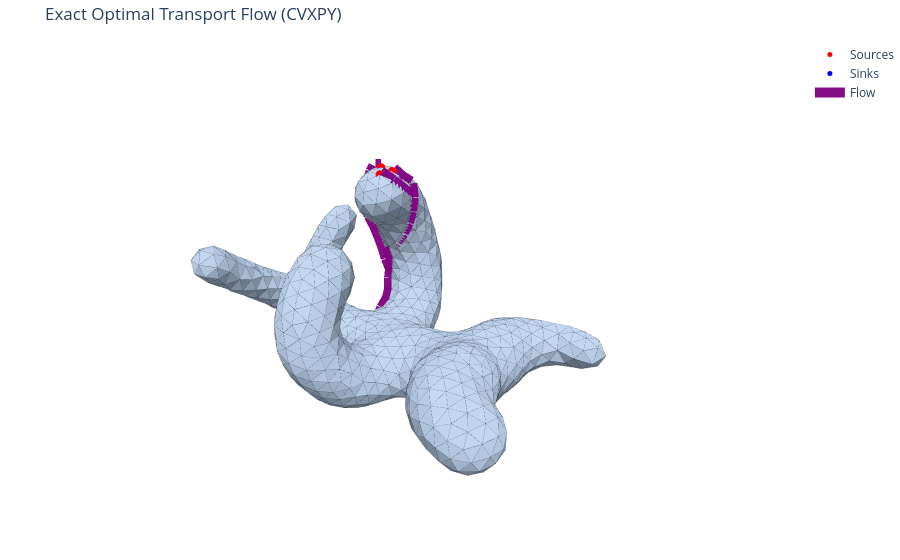

Notebook source saved alongside this figure:
### Code cell
# Visualize exact flow (interactive)
threshold_exact = F_exact.max() / 50
fig = plot_mesh_with_flow_interactive(
    vertices,
    faces,
    F_exact,
    z,
    threshold=threshold_exact,
    title="Exact Optimal Transport Flow (CVXPY)",
    flow_color='purple',
    flow_width_scale=30.0,
    show_edges=True,
    edge_color='black',
    edge_width=0.45,
)
fig.show()

### Figure 1 — Plotly figure (JSON) as saved in the notebook; plotly's stock layout.template omitted (floating-point values rounded to 4 significant figures; data arrays with more than 128 entries replaced by an {"elided": "..."} marker saying what was removed)
{"data": [{"color": "lightsteelblue", "flatshading": true, "i": {"elided": "2086 int values"}, "j": {"elided": "2086 int values"}, "k": {"elided": "2086 int values"}, "lighting": {"ambient": 0.55, "diffuse": 0.85, "fresnel": 0.12, "roughness": 0.55, "specular": 0.35}, "lightposition": {"x": 220, "y": 200, "z": 350}, "name": "Mesh", "opacity": 1, "showscale": false, "type": "mesh3d", "x": {"elided": "1045 float values"}, "y": {"elided": "1045 float values"}, "z": {"elided": "1045 float values"}}, {"marker": {"color": "red", "size": 5}, "mode": "markers", "name": "Sources", "type": "scatter3d", "x": [-6.121, -8.077, -7.639], "y": [-4.047, -3.625, -5.382], "z": [16.96, 16.96, 17.1]}, {"marker": {"color": "blue", "size": 5}, "mode": "markers", "name": "Sinks", "type": "scatter3d", "x": [1.198, 0.5285, 0.07547], "y": [-3.284, -5.232, -7.249], "z": [-10.99, -11.09, -11.0]}, {"line": {"color": "black", "width": 0.45}, "mode": "lines", "name": "Edges", "showlegend": false, "type": "scatter3d", "x": {"elided": "9387 float values"}, "y": {"elided": "9387 float values"}, "z": {"elided": "9387 float values"}}, {"line": {"color": "purple", "width": 30}, "mode": "lines", "name": "Flow", "opacity": 0.95, "showlegend": true, "type": "scatter3d", "x": [-8.248, -7.684, null, -8.248, -8.907, null, -8.922, -8.907, null, -8.922, -8.931, null, -6.158, -6.658, null, -8.621, -8.979, null, -8.621, -8.255, null, -8.885, -8.993, null, -8.885, -8.583, null, -9.358, -7.877, null, -9.358, -8.993, null, -9.358, -9.891, null, -4.544, -4.998, null, -4.544, -2.952, null, -8.64, -7.8, null, -8.64, -8.738, null, -9.29, -8.979, null, -9.29, -8.738, null, -7.8, -6.639, null, 1.218, -1.048, null, -8.127, -8.523, null, -7.683, -8.931, null, -7.683, -7.665, null, -7.877, -6.658, null, -1.048, -2.952, null, -6.024, -6.639, null, -6.024, -4.998, null, -3.687, -4.998, null, -3.687, -2.607, null, -8.523, -9.891, null, -8.255, -7.665, null, -8.583, -8.247, null, -8.738, -8.644, null, -8.247, -8.348, null, -8.644, -8.348, null, 0.5403, -1.325, null, -2.607, -1.325, null, 0.08198, -1.325, null], "y": [-7.114, -5.435, null, -7.114, -8.421, null, -9.145, -8.421, null, -9.145, -9.318, null, -4.094, -2.206, null, -6.592, -6.085, null, -6.592, -7.158, null, -1.604, -1.112, null, -1.604, -2.236, null, -1.201, -1.19, null, -1.201, -1.112, null, -1.201, -1.973, null, -2.847, -3.617, null, -2.847, -3.255, null, -4.44, -3.568, null, -4.44, -4.294, null, -5.846, -6.085, null, -5.846, -4.294, null, -3.568, -2.974, null, -3.352, -3.914, null, -3.668, -2.225, null, -8.678, -9.318, null, -8.678, -7.704, null, -1.19, -2.206, null, -3.914, -3.255, null, -3.564, -2.974, null, -3.564, -3.617, null, -4.628, -3.617, null, -4.628, -5.202, null, -2.225, -1.973, null, -7.158, -7.704, null, -2.236, -3.273, null, -4.294, -4.088, null, -3.273, -4.618, null, -4.088, -4.618, null, -5.314, -5.997, null, -5.202, -5.997, null, -7.343, -5.997, null], "z": [16.53, 17.21, null, 16.53, 15.07, null, 13.37, 15.07, null, 13.37, 11.49, null, 17.08, 16.27, null, 5.241, 3.329, null, 5.241, 7.085, null, 9.57, 11.49, null, 9.57, 7.815, null, 13.39, 14.83, null, 13.39, 11.49, null, 13.39, 15.07, null, -8.854, -7.02, null, -8.854, -9.72, null, -1.181, -2.388, null, -1.181, 0.6179, null, 1.631, 3.329, null, 1.631, 0.6179, null, -2.388, -3.379, null, -11.1, -10.81, null, 17.07, 16.17, null, 10.51, 11.49, null, 10.51, 8.892, null, 14.83, 16.27, null, -10.81, -9.72, null, -5.208, -3.379, null, -5.208, -7.02, null, -8.091, -7.02, null, -8.091, -9.678, null, 16.17, 15.07, null, 7.085, 8.892, null, 7.815, 6.097, null, 0.6179, 2.784, null, 6.097, 4.627, null, 2.784, 4.627, null, -11.19, -10.72, null, -9.678, -10.72, null, -11.1, -10.72, null]}], "layout": {"margin": {"b": 0, "l": 0, "r": 0, "t": 40}, "scene": {"aspectmode": "data", "xaxis": {"visible": false}, "yaxis": {"visible": false}, "zaxis": {"visible": false}}, "title": {"text": "Exact Optimal Transport Flow (CVXPY)"}}}
